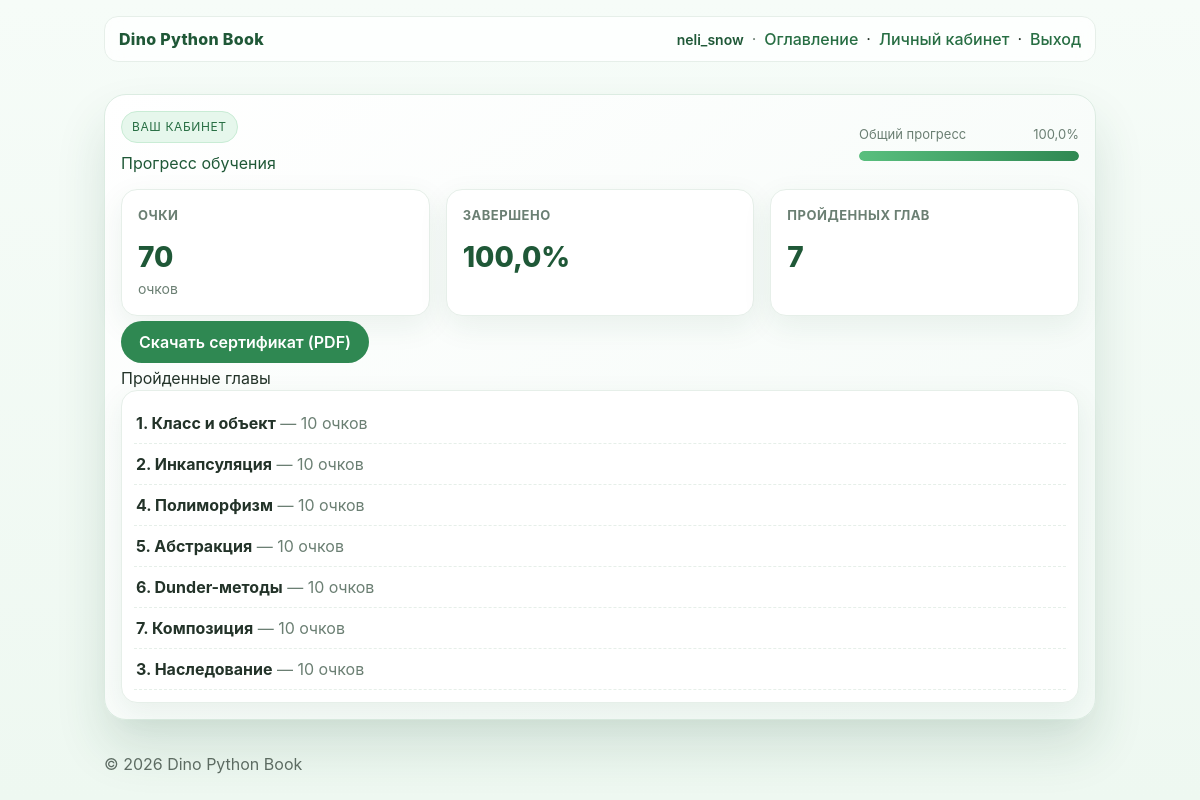
Screenshot of /profile/ (signed in) with the database file from the repository.
### core/models.py (models this page shows, shortened)
class UserProfile(models.Model):
    user = models.OneToOneField(User, on_delete=models.CASCADE, related_name='profile')
    total_points = models.PositiveIntegerField(default=0)
    completed_percent = models.FloatField(default=0.0)
    certificate_code = models.CharField(max_length=64, blank=True, default='')
    certificate_issued_at = models.DateTimeField(null=True, blank=True)

class ChapterProgress(models.Model):
    user = models.ForeignKey(User, on_delete=models.CASCADE, related_name='progress_items')
    lesson = models.ForeignKey(Lesson, on_delete=models.CASCADE, related_name='progress_items')
    is_completed = models.BooleanField(default=False)
    best_score = models.PositiveIntegerField(default=0)
    completed_at = models.DateTimeField(null=True, blank=True)
    class Meta:
        unique_together = ('user', 'lesson')

class Lesson(models.Model):
    title = models.CharField(max_length=200)
    slug = models.SlugField(unique=True)
    order = models.PositiveIntegerField(default=0)
    chapter = models.CharField(max_length=100, default='ООП')
    theory_html = models.TextField(blank=True, default='')
    starter_code = models.TextField(blank=True, default='')
    tests_inline = models.TextField(blank=True, default='')
    class Meta:
        ordering = ['order']

### core/views.py (the view)
# urls.py: path('profile/', views.profile, name='profile'),
@login_required
def profile(request):
    from .models import UserProfile, ChapterProgress
    profile, _ = UserProfile.objects.get_or_create(user=request.user)
    completed = ChapterProgress.objects.filter(user=request.user, is_completed=True).select_related('lesson')
    can_download_certificate = profile.completed_percent >= 100.0
    return render(request, 'core/profile.html', {
        'profile_obj': profile,
        'completed': completed,
        'can_download_certificate': can_download_certificate,
    })

### templates/core/profile.html (shortened to what this page needs)
{% extends 'core/base.html' %}
{% block content %}
<div class="card page-card">
  <div style="display:flex; justify-content:space-between; align-items:center; gap:12px; flex-wrap:wrap;">
    <div>
      <span class="cover-pill">Ваш кабинет</span>
      <h2 style="margin:8px 0 0; color:var(--dino-green-900);">Прогресс обучения</h2>
    </div>
    <div style="min-width:220px;">
      <div style="display:flex; justify-content:space-between; font-size:13px; color:var(--muted); margin-bottom:6px;">
        <span>Общий прогресс</span><span>{{ profile_obj.completed_percent }}%</span>
      </div>
      <div class="progress-wrap"><div class="progress-bar" style="width: {{ profile_obj.completed_percent }}%;"></div></div>
    </div>
  </div>
  <div class="grid" style="grid-template-columns: repeat(3, minmax(0, 1fr)); margin-top:14px;">
    <div class="card section-card">
      <div class="section-title">Очки</div>
      <div style="font-size:28px; font-weight:800; color:var(--dino-green-900);">{{ profile_obj.total_points }}</div>
      <div style="font-size:14px; color:var(--muted);">
        {% if profile_obj.total_points == 1 %}очко
        {% elif profile_obj.total_points >= 2 and profile_obj.total_points <= 4 %}очка
        {% else %}очков
        {% endif %}
      </div>
    </div>
    <div class="card section-card">
      <div class="section-title">Завершено</div>
      <div style="font-size:28px; font-weight:800; color:var(--dino-green-900);">{{ profile_obj.completed_percent }}%</div>
    </div>
    <div class="card section-card">
      <div class="section-title">Пройденных глав</div>
      <div style="font-size:28px; font-weight:800; color:var(--dino-green-900);">{{ completed|length }}</div>
    </div>
  </div>
  <div style="margin:14px 0 8px;">
    {% if can_download_certificate %}
      <a class="btn" href="/certificate/">Скачать сертификат (PDF)</a>
    {% else %}
      <button class="btn secondary" disabled>Скачать сертификат (доступно после 100%)</button>
    {% endif %}
  </div>
  <h3 style="margin-top:12px;">Пройденные главы</h3>
  <ul class="card section-card" style="list-style:none; margin:0; padding:12px;">
    {% for p in completed %}
      <li style="padding:8px 2px; border-bottom:1px dashed var(--card-border);">
        <strong>{{ p.lesson.order }}. {{ p.lesson.title }}</strong>
        <span style="color:var(--muted);"> — {{ p.best_score }}
          {% if p.best_score == 1 %}очко
          {% elif p.best_score >= 2 and p.best_score <= 4 %}очка
          {% else %}очков
          {% endif %}
        </span>
      </li>
    {% empty %}
      <li>Пока нет завершённых глав.</li>
    {% endfor %}
  </ul>
</div>
{% endblock %}

### templates/core/base.html (shortened to what this page needs)
<!DOCTYPE html>
<html lang="ru">
<head>
    <script src="https://cdn.tailwindcss.com"></script>
    <link rel="stylesheet" href="/static/core/css/theme.css">
</head>
<body class="app-shell">
    <header class="container app-header">
        <div class="app-header-inner">
            <div><a href="/" class="brand">Dino Python Book</a></div>
            <nav class="top-nav">
                {% if user.is_authenticated %}
                    <span class="nav-user">{{ user.username }}</span>
                    <span class="top-nav-dot">·</span>
                    <a href="/toc/">Оглавление</a> ·
                    <a href="/profile/">Личный кабинет</a> ·
                    <a href="/logout/">Выход</a>
                {% else %}
                    <a href="/login/">Войти</a>
                {% endif %}
            </nav>
        </div>
    </header>
    <main class="container page enter" id="page">
        {% block content %}{% endblock %}
    </main>
    <footer class="container app-footer">
        © 2026 Dino Python Book
    </footer>
</body>
</html>

### static/core/css/theme.css (style rules this page uses)
:root { --dino-green-50: #f3fbf6; --dino-green-100: #e6f7ec; --dino-green-200: #c9ecd5; --dino-green-300: #a7dfbb; --dino-green-400: #7fcf9b; --dino-green-500: #59bf7e; --dino-green-600: #3aa865; --dino-green-700: #2f8852; --dino-green-800: #276e43; --dino-green-900: #1f5837; --paper-bg: #f7fbf8; --ink: #233329; --card-bg: #ffffff; --card-border: #e6efe9; --muted: #6b7f73; }
body { background: var(--paper-bg); color: var(--ink); }
header a, nav a { color: var(--dino-green-800); text-decoration: none; }
.btn { background: var(--dino-green-700); color: #fff; padding: 11px 18px; border-radius: 999px; border: 0; cursor: pointer; font-weight: 600; transition: .22s transform, .22s box-shadow; }
.card { background: var(--card-bg); border: 1px solid var(--card-border); border-radius: 14px; box-shadow: 0 10px 30px rgba(31, 88, 55, .08); padding: 16px; }
.app-shell { --mx: 50vw; --my: 50vh; background: radial-gradient(circle at var(--mx) var(--my), rgba(89,191,126,.10), transparent 240px), linear-gradient(180deg, #f6fcf8 0%, #eef8f1 100%); min-height: 100vh; }
.app-header { position: sticky; top: 0; z-index: 20; }
.app-header-inner { display: flex; align-items: center; justify-content: space-between; background: rgba(255,255,255,.78); border: 1px solid var(--card-border); border-radius: 14px; padding: 10px 14px; backdrop-filter: blur(8px); }
.brand { font-weight: 800; letter-spacing: .3px; color: var(--dino-green-900); }
.top-nav { display: flex; align-items: center; flex-wrap: wrap; gap: 4px 8px; }
.top-nav a { font-weight: 500; }
.nav-user { font-weight: 600; font-size: 14px; color: var(--dino-green-900); max-width: 220px; overflow: hidden; text-overflow: ellipsis; white-space: nowrap; }
.top-nav-dot { color: var(--muted); user-select: none; }
.app-footer { opacity: .7; padding-bottom: 24px; }
.cover-pill { display: inline-block; font-size: 12px; letter-spacing: .6px; text-transform: uppercase; color: var(--dino-green-800); background: var(--dino-green-100); border: 1px solid var(--dino-green-200); border-radius: 999px; padding: 6px 10px; }
.page-card { border-radius: 22px; background: linear-gradient(145deg, #ffffff 0%, #f3faf6 100%); box-shadow: 0 28px 50px rgba(31,88,55,.14); border: 1px solid #dcece2; }
.section-card { border-radius: 16px; background: #ffffff; }
.section-title { font-size: 13px; font-weight: 700; color: var(--muted); text-transform: uppercase; letter-spacing: .5px; margin-bottom: 10px; }
.progress-wrap { width: 100%; height: 10px; border-radius: 999px; background: #d8e8dd; overflow: hidden; }
.progress-bar { height: 100%; border-radius: 999px; background: linear-gradient(90deg, var(--dino-green-500), var(--dino-green-700)); transition: width .4s ease; }
.page { transform-origin: left center; transition: transform 400ms ease, opacity 400ms ease; }
.card.section-card { overflow-x: auto; word-wrap: break-word; white-space: normal; }

### templates/core/base.html (style rules this page uses)
body { font-family: Inter, ui-sans-serif, system-ui; margin: 0; }
.container { max-width: 1180px; margin: 0 auto; padding: 16px; }
.grid { display: grid; gap: 16px; }

### rows the page displays
UserProfile: completed_percent "100,0", total_points "70"
ChapterProgress: lesson.order "1", lesson "Класс и объект", best_score "10", shows "очков"
ChapterProgress: lesson.order "2", lesson "Инкапсуляция", best_score "10", shows "очков"
ChapterProgress: lesson.order "4", lesson "Полиморфизм", best_score "10", shows "очков"
ChapterProgress: lesson.order "5", lesson "Абстракция", best_score "10", shows "очков"
ChapterProgress: lesson.order "6", lesson "Dunder-методы", best_score "10", shows "очков"
ChapterProgress: lesson.order "7", lesson "Композиция", best_score "10", shows "очков"
ChapterProgress: lesson.order "3", lesson "Наследование", best_score "10", shows "очков"

### other values shown
{{ user.username }} "neli_snow"
{{ completed|length }} "7"
